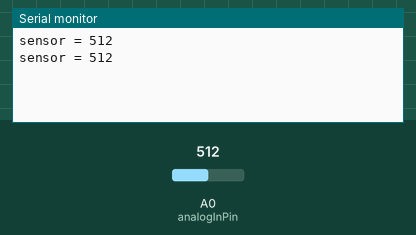
Simulated run of this sketch. Board: Arduino Uno, built with avr-gcc and run on an emulated ATmega328P. Parts: the last lines printed to the serial monitor. Inputs (shaded band) come from the test bench; at power-on: A0 (analogInPin) = 512.

Above: at 1.8 s.
1.9 s: A0 (analogInPin) set to 716
At 2.8 s:
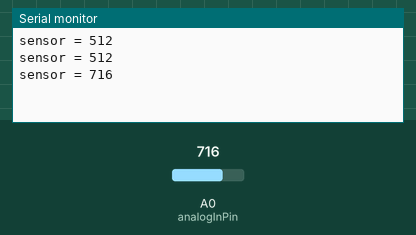
3.4 s: A0 (analogInPin) set to 900
At 4.7 s:
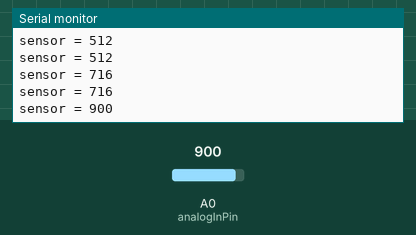
Timing chart, 0 to 6.4 s (numbered marks = the images above; inputs shaded):
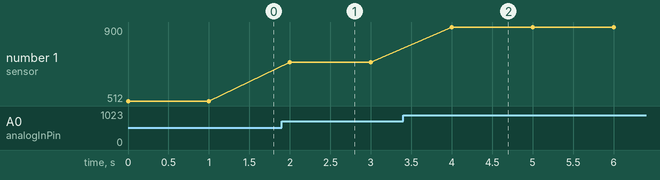

The sketch:

luz_potenciometro.ino
```cpp
const int analogInPin = A0;  // pino de entrada analógica do potentiometer ligado em A0

int sensorValue = 0;        // variável que vai receber o valor da leitura do potenciometro

void setup()
{
  Serial.begin(9600);   // inicializa a comunicação serial a 9600 bps
}

void loop() {
  sensorValue = analogRead(analogInPin);   // lê o valor da porta analógia e guarda na variável


  // print the results to the serial monitor:
  Serial.print("sensor = " );
  Serial.println(sensorValue);

  // wait 2 milliseconds before the next loop
  // for the analog-to-digital converter to settle
  // after the last reading:
  delay(1000);
}
```

Measured:
- after the input at 1.9 s, the serial monitor: prints a new line after 0.10 s (image 1)
- after the input at 3.4 s, the serial monitor: prints a new line after 0.60 s (image 2)
- plotted number 1: 512 → 716 after the input at 1.9 s, 716 → 900 after the input at 3.4 s
